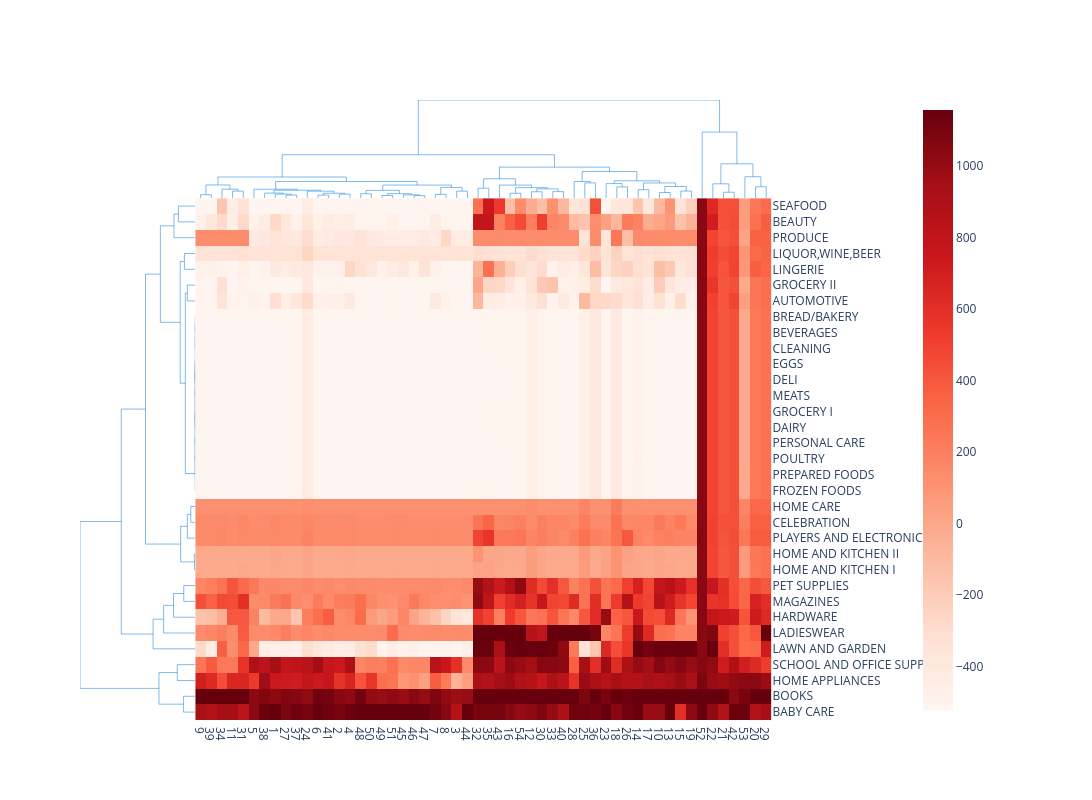

The notebook cell this image was saved under:
### Code cell
import dash_bio as dashbio

fig = dashbio.Clustergram(
    data=zero_sales_matrix.values,
    row_labels=list(zero_sales_matrix.index.astype(str)),
    column_labels=list(zero_sales_matrix.columns.astype(str)),
    color_map='Reds',
    height=800,
    width=1200,
    cluster='all'  # Clusters both rows and columns
)

fig.show()

### Figure 1 — Plotly figure (JSON) as saved in the notebook; plotly's stock layout.template omitted (floating-point values rounded to 4 significant figures; data arrays with more than 128 entries replaced by an {"elided": "..."} marker saying what was removed)
{"data": [{"hoverinfo": "y+name", "line": {"width": 0.5}, "marker": {"color": "rgb(0,116,217)"}, "mode": "lines", "name": "Col Cluster 0", "type": "scatter", "x": [209.0, 209.0, 491.2, 491.2], "xaxis": "x3", "y": [3396.0, 7678.0, 7678.0, 5166.0], "yaxis": "y3"}, {"hoverinfo": "y+name", "line": {"width": 0.5}, "marker": {"color": "rgb(0,116,217)"}, "mode": "lines", "name": "Col Cluster 1", "type": "scatter", "x": [5.0, 5.0, 15.0, 15.0], "xaxis": "x3", "y": [0.0, 269.5, 269.5, 0.0], "yaxis": "y3"}, {"hoverinfo": "y+name", "line": {"width": 0.5}, "marker": {"color": "rgb(0,116,217)"}, "mode": "lines", "name": "Col Cluster 2", "type": "scatter", "x": [10.0, 10.0, 32.5, 32.5], "xaxis": "x3", "y": [269.5, 1033.0, 1033.0, 704.5], "yaxis": "y3"}, {"hoverinfo": "y+name", "line": {"width": 0.5}, "marker": {"color": "rgb(0,116,217)"}, "mode": "lines", "name": "Col Cluster 3", "type": "scatter", "x": [21.25, 21.25, 141.6, 141.6], "xaxis": "x3", "y": [1033.0, 1656.0, 1656.0, 1305.0], "yaxis": "y3"}, {"hoverinfo": "y+name", "line": {"width": 0.5}, "marker": {"color": "rgb(0,116,217)"}, "mode": "lines", "name": "Col Cluster 4", "type": "scatter", "x": [25.0, 25.0, 40.0, 40.0], "xaxis": "x3", "y": [0.0, 704.5, 704.5, 553.9], "yaxis": "y3"}, {"hoverinfo": "y+name", "line": {"width": 0.5}, "marker": {"color": "rgb(0,116,217)"}, "mode": "lines", "name": "Col Cluster 5", "type": "scatter", "x": [35.0, 35.0, 45.0, 45.0], "xaxis": "x3", "y": [0.0, 553.9, 553.9, 0.0], "yaxis": "y3"}, {"hoverinfo": "y+name", "line": {"width": 0.5}, "marker": {"color": "rgb(0,116,217)"}, "mode": "lines", "name": "Col Cluster 6", "type": "scatter", "x": [55.0, 55.0, 95.62, 95.62], "xaxis": "x3", "y": [0.0, 701.8, 701.8, 618.6], "yaxis": "y3"}, {"hoverinfo": "y+name", "line": {"width": 0.5}, "marker": {"color": "rgb(0,116,217)"}, "mode": "lines", "name": "Col Cluster 7", "type": "scatter", "x": [65.0, 65.0, 82.5, 82.5], "xaxis": "x3", "y": [0.0, 396.2, 396.2, 312.7], "yaxis": "y3"}, {"hoverinfo": "y+name", "line": {"width": 0.5}, "marker": {"color": "rgb(0,116,217)"}, "mode": "lines", "name": "Col Cluster 8", "type": "scatter", "x": [73.75, 73.75, 117.5, 117.5], "xaxis": "x3", "y": [396.2, 618.6, 618.6, 548.0], "yaxis": "y3"}, {"hoverinfo": "y+name", "line": {"width": 0.5}, "marker": {"color": "rgb(0,116,217)"}, "mode": "lines", "name": "Col Cluster 9", "type": "scatter", "x": [75.0, 75.0, 90.0, 90.0], "xaxis": "x3", "y": [0.0, 312.7, 312.7, 241.4], "yaxis": "y3"}, {"hoverinfo": "y+name", "line": {"width": 0.5}, "marker": {"color": "rgb(0,116,217)"}, "mode": "lines", "name": "Col Cluster 10", "type": "scatter", "x": [75.31, 75.31, 207.8, 207.8], "xaxis": "x3", "y": [701.8, 1305.0, 1305.0, 1023.0], "yaxis": "y3"}, {"hoverinfo": "y+name", "line": {"width": 0.5}, "marker": {"color": "rgb(0,116,217)"}, "mode": "lines", "name": "Col Cluster 11", "type": "scatter", "x": [81.41, 81.41, 336.6, 336.6], "xaxis": "x3", "y": [1656.0, 3396.0, 3396.0, 2427.0], "yaxis": "y3"}, {"hoverinfo": "y+name", "line": {"width": 0.5}, "marker": {"color": "rgb(0,116,217)"}, "mode": "lines", "name": "Col Cluster 12", "type": "scatter", "x": [85.0, 85.0, 95.0, 95.0], "xaxis": "x3", "y": [0.0, 241.4, 241.4, 0.0], "yaxis": "y3"}, {"hoverinfo": "y+name", "line": {"width": 0.5}, "marker": {"color": "rgb(0,116,217)"}, "mode": "lines", "name": "Col Cluster 13", "type": "scatter", "x": [105.0, 105.0, 130.0, 130.0], "xaxis": "x3", "y": [0.0, 548.0, 548.0, 386.7], "yaxis": "y3"}, {"hoverinfo": "y+name", "line": {"width": 0.5}, "marker": {"color": "rgb(0,116,217)"}, "mode": "lines", "name": "Col Cluster 14", "type": "scatter", "x": [115.0, 115.0, 125.0, 125.0], "xaxis": "x3", "y": [0.0, 239.7, 239.7, 0.0], "yaxis": "y3"}, {"hoverinfo": "y+name", "line": {"width": 0.5}, "marker": {"color": "rgb(0,116,217)"}, "mode": "lines", "name": "Col Cluster 15", "type": "scatter", "x": [120.0, 120.0, 140.0, 140.0], "xaxis": "x3", "y": [239.7, 386.7, 386.7, 312.7], "yaxis": "y3"}, {"hoverinfo": "y+name", "line": {"width": 0.5}, "marker": {"color": "rgb(0,116,217)"}, "mode": "lines", "name": "Col Cluster 16", "type": "scatter", "x": [135.0, 135.0, 145.0, 145.0], "xaxis": "x3", "y": [0.0, 312.7, 312.7, 0.0], "yaxis": "y3"}, {"hoverinfo": "y+name", "line": {"width": 0.5}, "marker": {"color": "rgb(0,116,217)"}, "mode": "lines", "name": "Col Cluster 17", "type": "scatter", "x": [155.0, 155.0, 165.0, 165.0], "xaxis": "x3", "y": [0.0, 346.7, 346.7, 0.0], "yaxis": "y3"}, {"hoverinfo": "y+name", "line": {"width": 0.5}, "marker": {"color": "rgb(0,116,217)"}, "mode": "lines", "name": "Col Cluster 18", "type": "scatter", "x": [160.0, 160.0, 191.2, 191.2], "xaxis": "x3", "y": [346.7, 608.5, 608.5, 352.3], "yaxis": "y3"}, {"hoverinfo": "y+name", "line": {"width": 0.5}, "marker": {"color": "rgb(0,116,217)"}, "mode": "lines", "name": "Col Cluster 19", "type": "scatter", "x": [175.0, 175.0, 185.0, 185.0], "xaxis": "x3", "y": [0.0, 209.9, 209.9, 0.0], "yaxis": "y3"}, {"hoverinfo": "y+name", "line": {"width": 0.5}, "marker": {"color": "rgb(0,116,217)"}, "mode": "lines", "name": "Col Cluster 20", "type": "scatter", "x": [175.6, 175.6, 240.0, 240.0], "xaxis": "x3", "y": [608.5, 1023.0, 1023.0, 838.7], "yaxis": "y3"}, {"hoverinfo": "y+name", "line": {"width": 0.5}, "marker": {"color": "rgb(0,116,217)"}, "mode": "lines", "name": "Col Cluster 21", "type": "scatter", "x": [180.0, 180.0, 202.5, 202.5], "xaxis": "x3", "y": [209.9, 352.3, 352.3, 259.8], "yaxis": "y3"}, {"hoverinfo": "y+name", "line": {"width": 0.5}, "marker": {"color": "rgb(0,116,217)"}, "mode": "lines", "name": "Col Cluster 22", "type": "scatter", "x": [195.0, 195.0, 210.0, 210.0], "xaxis": "x3", "y": [0.0, 259.8, 259.8, 198.9], "yaxis": "y3"}, {"hoverinfo": "y+name", "line": {"width": 0.5}, "marker": {"color": "rgb(0,116,217)"}, "mode": "lines", "name": "Col Cluster 23", "type": "scatter", "x": [205.0, 205.0, 215.0, 215.0], "xaxis": "x3", "y": [0.0, 198.9, 198.9, 0.0], "yaxis": "y3"}, {"hoverinfo": "y+name", "line": {"width": 0.5}, "marker": {"color": "rgb(0,116,217)"}, "mode": "lines", "name": "Col Cluster 24", "type": "scatter", "x": [225.0, 225.0, 235.0, 235.0], "xaxis": "x3", "y": [0.0, 292.4, 292.4, 0.0], "yaxis": "y3"}, {"hoverinfo": "y+name", "line": {"width": 0.5}, "marker": {"color": "rgb(0,116,217)"}, "mode": "lines", "name": "Col Cluster 25", "type": "scatter", "x": [230.0, 230.0, 250.0, 250.0], "xaxis": "x3", "y": [292.4, 838.7, 838.7, 546.8], "yaxis": "y3"}, {"hoverinfo": "y+name", "line": {"width": 0.5}, "marker": {"color": "rgb(0,116,217)"}, "mode": "lines", "name": "Col Cluster 26", "type": "scatter", "x": [245.0, 245.0, 255.0, 255.0], "xaxis": "x3", "y": [0.0, 546.8, 546.8, 0.0], "yaxis": "y3"}, {"hoverinfo": "y+name", "line": {"width": 0.5}, "marker": {"color": "rgb(0,116,217)"}, "mode": "lines", "name": "Col Cluster 27", "type": "scatter", "x": [265.0, 265.0, 275.0, 275.0], "xaxis": "x3", "y": [0.0, 779.5, 779.5, 0.0], "yaxis": "y3"}, {"hoverinfo": "y+name", "line": {"width": 0.5}, "marker": {"color": "rgb(0,116,217)"}, "mode": "lines", "name": "Col Cluster 28", "type": "scatter", "x": [270.0, 270.0, 300.0, 300.0], "xaxis": "x3", "y": [779.5, 1514.0, 1514.0, 1022.0], "yaxis": "y3"}, {"hoverinfo": "y+name", "line": {"width": 0.5}, "marker": {"color": "rgb(0,116,217)"}, "mode": "lines", "name": "Col Cluster 29", "type": "scatter", "x": [285.0, 285.0, 388.1, 388.1], "xaxis": "x3", "y": [1514.0, 2427.0, 2427.0, 2081.0], "yaxis": "y3"}, {"hoverinfo": "y+name", "line": {"width": 0.5}, "marker": {"color": "rgb(0,116,217)"}, "mode": "lines", "name": "Col Cluster 30", "type": "scatter", "x": [285.0, 285.0, 315.0, 315.0], "xaxis": "x3", "y": [0.0, 1022.0, 1022.0, 820.6], "yaxis": "y3"}, {"hoverinfo": "y+name", "line": {"width": 0.5}, "marker": {"color": "rgb(0,116,217)"}, "mode": "lines", "name": "Col Cluster 31", "type": "scatter", "x": [295.0, 295.0, 305.0, 305.0], "xaxis": "x3", "y": [0.0, 383.2, 383.2, 0.0], "yaxis": "y3"}, {"hoverinfo": "y+name", "line": {"width": 0.5}, "marker": {"color": "rgb(0,116,217)"}, "mode": "lines", "name": "Col Cluster 32", "type": "scatter", "x": [300.0, 300.0, 330.0, 330.0], "xaxis": "x3", "y": [383.2, 820.6, 820.6, 727.9], "yaxis": "y3"}, {"hoverinfo": "y+name", "line": {"width": 0.5}, "marker": {"color": "rgb(0,116,217)"}, "mode": "lines", "name": "Col Cluster 33", "type": "scatter", "x": [315.0, 315.0, 325.0, 325.0], "xaxis": "x3", "y": [0.0, 502.1, 502.1, 0.0], "yaxis": "y3"}, {"hoverinfo": "y+name", "line": {"width": 0.5}, "marker": {"color": "rgb(0,116,217)"}, "mode": "lines", "name": "Col Cluster 34", "type": "scatter", "x": [320.0, 320.0, 340.0, 340.0], "xaxis": "x3", "y": [502.1, 727.9, 727.9, 512.4], "yaxis": "y3"}, {"hoverinfo": "y+name", "line": {"width": 0.5}, "marker": {"color": "rgb(0,116,217)"}, "mode": "lines", "name": "Col Cluster 35", "type": "scatter", "x": [335.0, 335.0, 345.0, 345.0], "xaxis": "x3", "y": [0.0, 512.4, 512.4, 0.0], "yaxis": "y3"}, {"hoverinfo": "y+name", "line": {"width": 0.5}, "marker": {"color": "rgb(0,116,217)"}, "mode": "lines", "name": "Col Cluster 36", "type": "scatter", "x": [355.0, 355.0, 370.0, 370.0], "xaxis": "x3", "y": [0.0, 1305.0, 1305.0, 1197.0], "yaxis": "y3"}, {"hoverinfo": "y+name", "line": {"width": 0.5}, "marker": {"color": "rgb(0,116,217)"}, "mode": "lines", "name": "Col Cluster 37", "type": "scatter", "x": [362.5, 362.5, 413.8, 413.8], "xaxis": "x3", "y": [1305.0, 2081.0, 2081.0, 1358.0], "yaxis": "y3"}, {"hoverinfo": "y+name", "line": {"width": 0.5}, "marker": {"color": "rgb(0,116,217)"}, "mode": "lines", "name": "Col Cluster 38", "type": "scatter", "x": [365.0, 365.0, 375.0, 375.0], "xaxis": "x3", "y": [0.0, 1197.0, 1197.0, 0.0], "yaxis": "y3"}, {"hoverinfo": "y+name", "line": {"width": 0.5}, "marker": {"color": "rgb(0,116,217)"}, "mode": "lines", "name": "Col Cluster 39", "type": "scatter", "x": [385.0, 385.0, 400.0, 400.0], "xaxis": "x3", "y": [0.0, 1142.0, 1142.0, 884.0], "yaxis": "y3"}, {"hoverinfo": "y+name", "line": {"width": 0.5}, "marker": {"color": "rgb(0,116,217)"}, "mode": "lines", "name": "Col Cluster 40", "type": "scatter", "x": [392.5, 392.5, 435.0, 435.0], "xaxis": "x3", "y": [1142.0, 1358.0, 1358.0, 1191.0], "yaxis": "y3"}, {"hoverinfo": "y+name", "line": {"width": 0.5}, "marker": {"color": "rgb(0,116,217)"}, "mode": "lines", "name": "Col Cluster 41", "type": "scatter", "x": [395.0, 395.0, 405.0, 405.0], "xaxis": "x3", "y": [0.0, 884.0, 884.0, 0.0], "yaxis": "y3"}, {"hoverinfo": "y+name", "line": {"width": 0.5}, "marker": {"color": "rgb(0,116,217)"}, "mode": "lines", "name": "Col Cluster 42", "type": "scatter", "x": [415.0, 415.0, 425.0, 425.0], "xaxis": "x3", "y": [0.0, 664.0, 664.0, 0.0], "yaxis": "y3"}, {"hoverinfo": "y+name", "line": {"width": 0.5}, "marker": {"color": "rgb(0,116,217)"}, "mode": "lines", "name": "Col Cluster 43", "type": "scatter", "x": [420.0, 420.0, 450.0, 450.0], "xaxis": "x3", "y": [664.0, 1191.0, 1191.0, 913.5], "yaxis": "y3"}, {"hoverinfo": "y+name", "line": {"width": 0.5}, "marker": {"color": "rgb(0,116,217)"}, "mode": "lines", "name": "Col Cluster 44", "type": "scatter", "x": [435.0, 435.0, 445.0, 445.0], "xaxis": "x3", "y": [0.0, 443.2, 443.2, 0.0], "yaxis": "y3"}, {"hoverinfo": "y+name", "line": {"width": 0.5}, "marker": {"color": "rgb(0,116,217)"}, "mode": "lines", "name": "Col Cluster 45", "type": "scatter", "x": [440.0, 440.0, 460.0, 460.0], "xaxis": "x3", "y": [443.2, 913.5, 913.5, 556.1], "yaxis": "y3"}, {"hoverinfo": "y+name", "line": {"width": 0.5}, "marker": {"color": "rgb(0,116,217)"}, "mode": "lines", "name": "Col Cluster 46", "type": "scatter", "x": [455.0, 455.0, 465.0, 465.0], "xaxis": "x3", "y": [0.0, 556.1, 556.1, 0.0], "yaxis": "y3"}, {"hoverinfo": "y+name", "line": {"width": 0.5}, "marker": {"color": "rgb(0,116,217)"}, "mode": "lines", "name": "Col Cluster 47", "type": "scatter", "x": [475.0, 475.0, 507.5, 507.5], "xaxis": "x3", "y": [0.0, 5166.0, 5166.0, 2685.0], "yaxis": "y3"}, {"hoverinfo": "y+name", "line": {"width": 0.5}, "marker": {"color": "rgb(0,116,217)"}, "mode": "lines", "name": "Col Cluster 48", "type": "scatter", "x": [485.0, 485.0, 500.0, 500.0], "xaxis": "x3", "y": [0.0, 1123.0, 1123.0, 463.6], "yaxis": "y3"}, {"hoverinfo": "y+name", "line": {"width": 0.5}, "marker": {"color": "rgb(0,116,217)"}, "mode": "lines", "name": "Col Cluster 49", "type": "scatter", "x": [492.5, 492.5, 522.5, 522.5], "xaxis": "x3", "y": [1123.0, 2685.0, 2685.0, 1679.0], "yaxis": "y3"}, {"hoverinfo": "y+name", "line": {"width": 0.5}, "marker": {"color": "rgb(0,116,217)"}, "mode": "lines", "name": "Col Cluster 50", "type": "scatter", "x": [495.0, 495.0, 505.0, 505.0], "xaxis": "x3", "y": [0.0, 463.6, 463.6, 0.0], "yaxis": "y3"}, {"hoverinfo": "y+name", "line": {"width": 0.5}, "marker": {"color": "rgb(0,116,217)"}, "mode": "lines", "name": "Col Cluster 51", "type": "scatter", "x": [515.0, 515.0, 530.0, 530.0], "xaxis": "x3", "y": [0.0, 1679.0, 1679.0, 892.9], "yaxis": "y3"}, {"hoverinfo": "y+name", "line": {"width": 0.5}, "marker": {"color": "rgb(0,116,217)"}, "mode": "lines", "name": "Col Cluster 52", "type": "scatter", "x": [525.0, 525.0, 535.0, 535.0], "xaxis": "x3", "y": [0.0, 892.9, 892.9, 0.0], "yaxis": "y3"}, {"hoverinfo": "x+name", "line": {"width": 0.5}, "marker": {"color": "rgb(0,116,217)"}, "mode": "lines", "name": "Row Cluster 0", "type": "scatter", "x": [-0.0, -1157.0, -1157.0, -0.0], "xaxis": "x9", "y": [5.0, 5.0, 15.0, 15.0], "yaxis": "y9"}, {"hoverinfo": "x+name", "line": {"width": 0.5}, "marker": {"color": "rgb(0,116,217)"}, "mode": "lines", "name": "Row Cluster 1", "type": "scatter", "x": [-0.0, -1642.0, -1642.0, -0.0], "xaxis": "x9", "y": [315.0, 315.0, 325.0, 325.0], "yaxis": "y9"}, {"hoverinfo": "x+name", "line": {"width": 0.5}, "marker": {"color": "rgb(0,116,217)"}, "mode": "lines", "name": "Row Cluster 2", "type": "scatter", "x": [-0.0, -2079.0, -2079.0, -1642.0], "xaxis": "x9", "y": [305.0, 305.0, 320.0, 320.0], "yaxis": "y9"}, {"hoverinfo": "x+name", "line": {"width": 0.5}, "marker": {"color": "rgb(0,116,217)"}, "mode": "lines", "name": "Row Cluster 3", "type": "scatter", "x": [-0.0, -1058.0, -1058.0, -0.0], "xaxis": "x9", "y": [285.0, 285.0, 295.0, 295.0], "yaxis": "y9"}, {"hoverinfo": "x+name", "line": {"width": 0.5}, "marker": {"color": "rgb(0,116,217)"}, "mode": "lines", "name": "Row Cluster 4", "type": "scatter", "x": [-0.0, -781.0, -781.0, -0.0], "xaxis": "x9", "y": [265.0, 265.0, 275.0, 275.0], "yaxis": "y9"}, {"hoverinfo": "x+name", "line": {"width": 0.5}, "marker": {"color": "rgb(0,116,217)"}, "mode": "lines", "name": "Row Cluster 5", "type": "scatter", "x": [-1467.0, -3408.0, -3408.0, -2079.0], "xaxis": "x9", "y": [251.5, 251.5, 312.5, 312.5], "yaxis": "y9"}, {"hoverinfo": "x+name", "line": {"width": 0.5}, "marker": {"color": "rgb(0,116,217)"}, "mode": "lines", "name": "Row Cluster 6", "type": "scatter", "x": [-0.0, -1.0, -1.0, -0.0], "xaxis": "x9", "y": [245.0, 245.0, 255.0, 255.0], "yaxis": "y9"}, {"hoverinfo": "x+name", "line": {"width": 0.5}, "marker": {"color": "rgb(0,116,217)"}, "mode": "lines", "name": "Row Cluster 7", "type": "scatter", "x": [-0.0, -1.414, -1.414, -1.0], "xaxis": "x9", "y": [235.0, 235.0, 250.0, 250.0], "yaxis": "y9"}, {"hoverinfo": "x+name", "line": {"width": 0.5}, "marker": {"color": "rgb(0,116,217)"}, "mode": "lines", "name": "Row Cluster 8", "type": "scatter", "x": [-0.0, -0.0, -0.0, -0.0], "xaxis": "x9", "y": [215.0, 215.0, 225.0, 225.0], "yaxis": "y9"}, {"hoverinfo": "x+name", "line": {"width": 0.5}, "marker": {"color": "rgb(0,116,217)"}, "mode": "lines", "name": "Row Cluster 9", "type": "scatter", "x": [-971.0, -1467.0, -1467.0, -1058.0], "xaxis": "x9", "y": [212.9, 212.9, 290.0, 290.0], "yaxis": "y9"}, {"hoverinfo": "x+name", "line": {"width": 0.5}, "marker": {"color": "rgb(0,116,217)"}, "mode": "lines", "name": "Row Cluster 10", "type": "scatter", "x": [-0.0, -1.414, -1.414, -1.414], "xaxis": "x9", "y": [212.5, 212.5, 242.5, 242.5], "yaxis": "y9"}, {"hoverinfo": "x+name", "line": {"width": 0.5}, "marker": {"color": "rgb(0,116,217)"}, "mode": "lines", "name": "Row Cluster 11", "type": "scatter", "x": [-0.0, -0.0, -0.0, -0.0], "xaxis": "x9", "y": [205.0, 205.0, 220.0, 220.0], "yaxis": "y9"}, {"hoverinfo": "x+name", "line": {"width": 0.5}, "marker": {"color": "rgb(0,116,217)"}, "mode": "lines", "name": "Row Cluster 12", "type": "scatter", "x": [-1.0, -1.732, -1.732, -1.414], "xaxis": "x9", "y": [190.0, 190.0, 227.5, 227.5], "yaxis": "y9"}, {"hoverinfo": "x+name", "line": {"width": 0.5}, "marker": {"color": "rgb(0,116,217)"}, "mode": "lines", "name": "Row Cluster 13", "type": "scatter", "x": [-0.0, -1.0, -1.0, -0.0], "xaxis": "x9", "y": [185.0, 185.0, 195.0, 195.0], "yaxis": "y9"}, {"hoverinfo": "x+name", "line": {"width": 0.5}, "marker": {"color": "rgb(0,116,217)"}, "mode": "lines", "name": "Row Cluster 14", "type": "scatter", "x": [-0.0, -2.236, -2.236, -1.732], "xaxis": "x9", "y": [175.0, 175.0, 208.8, 208.8], "yaxis": "y9"}, {"hoverinfo": "x+name", "line": {"width": 0.5}, "marker": {"color": "rgb(0,116,217)"}, "mode": "lines", "name": "Row Cluster 15", "type": "scatter", "x": [-0.0, -4.899, -4.899, -2.236], "xaxis": "x9", "y": [165.0, 165.0, 191.9, 191.9], "yaxis": "y9"}, {"hoverinfo": "x+name", "line": {"width": 0.5}, "marker": {"color": "rgb(0,116,217)"}, "mode": "lines", "name": "Row Cluster 16", "type": "scatter", "x": [-13.64, -971.0, -971.0, -781.0], "xaxis": "x9", "y": [155.9, 155.9, 270.0, 270.0], "yaxis": "y9"}, {"hoverinfo": "x+name", "line": {"width": 0.5}, "marker": {"color": "rgb(0,116,217)"}, "mode": "lines", "name": "Row Cluster 17", "type": "scatter", "x": [-0.0, -9.644, -9.644, -4.899], "xaxis": "x9", "y": [155.0, 155.0, 178.4, 178.4], "yaxis": "y9"}, {"hoverinfo": "x+name", "line": {"width": 0.5}, "marker": {"color": "rgb(0,116,217)"}, "mode": "lines", "name": "Row Cluster 18", "type": "scatter", "x": [-0.0, -13.64, -13.64, -9.644], "xaxis": "x9", "y": [145.0, 145.0, 166.7, 166.7], "yaxis": "y9"}, {"hoverinfo": "x+name", "line": {"width": 0.5}, "marker": {"color": "rgb(0,116,217)"}, "mode": "lines", "name": "Row Cluster 19", "type": "scatter", "x": [-0.0, -434.8, -434.8, -0.0], "xaxis": "x9", "y": [125.0, 125.0, 135.0, 135.0], "yaxis": "y9"}, {"hoverinfo": "x+name", "line": {"width": 0.5}, "marker": {"color": "rgb(0,116,217)"}, "mode": "lines", "name": "Row Cluster 20", "type": "scatter", "x": [-0.0, -774.7, -774.7, -434.8], "xaxis": "x9", "y": [115.0, 115.0, 130.0, 130.0], "yaxis": "y9"}, {"hoverinfo": "x+name", "line": {"width": 0.5}, "marker": {"color": "rgb(0,116,217)"}, "mode": "lines", "name": "Row Cluster 21", "type": "scatter", "x": [-1424.0, -4856.0, -4856.0, -3408.0], "xaxis": "x9", "y": [111.2, 111.2, 282.0, 282.0], "yaxis": "y9"}, {"hoverinfo": "x+name", "line": {"width": 0.5}, "marker": {"color": "rgb(0,116,217)"}, "mode": "lines", "name": "Row Cluster 22", "type": "scatter", "x": [-83.74, -1424.0, -1424.0, -774.7], "xaxis": "x9", "y": [100.0, 100.0, 122.5, 122.5], "yaxis": "y9"}, {"hoverinfo": "x+name", "line": {"width": 0.5}, "marker": {"color": "rgb(0,116,217)"}, "mode": "lines", "name": "Row Cluster 23", "type": "scatter", "x": [-0.0, -83.74, -83.74, -0.0], "xaxis": "x9", "y": [95.0, 95.0, 105.0, 105.0], "yaxis": "y9"}, {"hoverinfo": "x+name", "line": {"width": 0.5}, "marker": {"color": "rgb(0,116,217)"}, "mode": "lines", "name": "Row Cluster 24", "type": "scatter", "x": [-0.0, -1124.0, -1124.0, -0.0], "xaxis": "x9", "y": [75.0, 75.0, 85.0, 85.0], "yaxis": "y9"}, {"hoverinfo": "x+name", "line": {"width": 0.5}, "marker": {"color": "rgb(0,116,217)"}, "mode": "lines", "name": "Row Cluster 25", "type": "scatter", "x": [-0.0, -2128.0, -2128.0, -1124.0], "xaxis": "x9", "y": [65.0, 65.0, 80.0, 80.0], "yaxis": "y9"}, {"hoverinfo": "x+name", "line": {"width": 0.5}, "marker": {"color": "rgb(0,116,217)"}, "mode": "lines", "name": "Row Cluster 26", "type": "scatter", "x": [-0.0, -3087.0, -3087.0, -2128.0], "xaxis": "x9", "y": [55.0, 55.0, 72.5, 72.5], "yaxis": "y9"}, {"hoverinfo": "x+name", "line": {"width": 0.5}, "marker": {"color": "rgb(0,116,217)"}, "mode": "lines", "name": "Row Cluster 27", "type": "scatter", "x": [-4119.0, -7227.0, -7227.0, -4856.0], "xaxis": "x9", "y": [54.38, 54.38, 196.6, 196.6], "yaxis": "y9"}, {"hoverinfo": "x+name", "line": {"width": 0.5}, "marker": {"color": "rgb(0,116,217)"}, "mode": "lines", "name": "Row Cluster 28", "type": "scatter", "x": [-0.0, -4119.0, -4119.0, -3087.0], "xaxis": "x9", "y": [45.0, 45.0, 63.75, 63.75], "yaxis": "y9"}, {"hoverinfo": "x+name", "line": {"width": 0.5}, "marker": {"color": "rgb(0,116,217)"}, "mode": "lines", "name": "Row Cluster 29", "type": "scatter", "x": [-0.0, -1759.0, -1759.0, -0.0], "xaxis": "x9", "y": [25.0, 25.0, 35.0, 35.0], "yaxis": "y9"}, {"hoverinfo": "x+name", "line": {"width": 0.5}, "marker": {"color": "rgb(0,116,217)"}, "mode": "lines", "name": "Row Cluster 30", "type": "scatter", "x": [-3547.0, -11250.0, -11250.0, -7227.0], "xaxis": "x9", "y": [20.0, 20.0, 125.5, 125.5], "yaxis": "y9"}, {"hoverinfo": "x+name", "line": {"width": 0.5}, "marker": {"color": "rgb(0,116,217)"}, "mode": "lines", "name": "Row Cluster 31", "type": "scatter", "x": [-1157.0, -3547.0, -3547.0, -1759.0], "xaxis": "x9", "y": [10.0, 10.0, 30.0, 30.0], "yaxis": "y9"}, {"colorbar": {"xpad": 100}, "colorscale": [[0, "rgb(255,245,240)"], [0.125, "rgb(254,224,210)"], [0.25, "rgb(252,187,161)"], [0.375, "rgb(252,146,114)"], [0.5, "rgb(251,106,74)"], [0.625, "rgb(239,59,44)"], [0.75, "rgb(203,24,29)"], [0.875, "rgb(165,15,21)"], [1, "rgb(103,0,13)"]], "type": "heatmap", "x": [5, 15, 25, 35, 45, 55, 65, 75, 85, 95, 105, 115, 125, 135, 145, 155, 165, 175, 185, 195, 205, 215, 225, 235, 245, 255, 265, 275, 285, 295, 305, 315, 325, 335, 345, 355, 365, 375, 385, 395, 405, 415, 425, 435, 445, 455, 465, 475, 485, 495, 505, 515, 525, 535], "xaxis": "x11", "y": [5, 15, 25, 35, 45, 55, 65, 75, 85, 95, 105, 115, 125, 135, 145, 155, 165, 175, 185, 195, 205, 215, 225, 235, 245, 255, 265, 275, 285, 295, 305, 315, 325], "yaxis": "y11", "z": {"elided": "33x54 float values"}}], "layout": {"height": 800, "hovermode": "closest", "legend": {"x": 0.7, "y": 0.7}, "paper_bgcolor": "rgba(0,0,0,0)", "plot_bgcolor": "rgba(0,0,0,0)", "showlegend": false, "width": 1200, "xaxis": {"anchor": "y", "domain": [0, 0.95], "fixedrange": false, "mirror": false, "showgrid": false, "showline": false, "showticklabels": false, "type": "linear", "zeroline": false}, "xaxis10": {"anchor": "y10", "domain": [0.1583, 0.1583], "fixedrange": false, "mirror": false, "showgrid": false, "showline": false, "showticklabels": false, "type": "linear", "zeroline": false}, "xaxis11": {"anchor": "y11", "domain": [0.1583, 0.95], "fixedrange": false, "mirror": false, "range": [0, 540], "showgrid": false, "showline": false, "showticklabels": true, "side": "bottom", "tickmode": "array", "ticktext": ["9", "39", "34", "11", "31", "5", "38", "1", "27", "37", "24", "6", "41", "2", "4", "48", "50", "49", "51", "45", "46", "47", "7", "8", "3", "44", "32", "35", "43", "16", "54", "12", "30", "33", "40", "28", "25", "36", "23", "18", "26", "14", "17", "10", "13", "15", "19", "52", "22", "21", "42", "53", "20", "29"], "tickvals": [5, 15, 25, 35, 45, 55, 65, 75, 85, 95, 105, 115, 125, 135, 145, 155, 165, 175, 185, 195, 205, 215, 225, 235, 245, 255, 265, 275, 285, 295, 305, 315, 325, 335, 345, 355, 365, 375, 385, 395, 405, 415, 425, 435, 445, 455, 465, 475, 485, 495, 505, 515, 525, 535], "type": "linear", "zeroline": false}, "xaxis12": {"anchor": "y12", "domain": [0.95, 1], "fixedrange": false, "mirror": false, "range": [-5, 1], "showgrid": false, "showline": false, "showticklabels": false, "type": "linear", "zeroline": false}, "xaxis13": {"anchor": "y13", "domain": [0, 0.2]}, "xaxis14": {"anchor": "y14", "domain": [0.2, 0.4]}, "xaxis15": {"anchor": "y15", "domain": [0.1583, 0.95], "fixedrange": false, "mirror": false, "range": [5, 535], "scaleanchor": "x11", "scaleratio": 1, "showgrid": false, "showline": false, "showticklabels": false, "type": "linear", "zeroline": false}, "xaxis16": {"anchor": "y16", "domain": [0.8, 1]}, "xaxis2": {"anchor": "y2", "domain": [0.2, 0.4]}, "xaxis3": {"anchor": "y9", "domain": [0.1583, 0.95], "fixedrange": false, "mirror": false, "scaleanchor": "x11", "showgrid": false, "showline": false, "showticklabels": false, "type": "linear", "zeroline": false}, "xaxis4": {"anchor": "y4", "domain": [0.8, 1]}, "xaxis5": {"anchor": "y5", "domain": [0, 0.95], "fixedrange": false, "mirror": false, "showgrid": false, "showline": false, "showticklabels": false, "type": "linear", "zeroline": false}, "xaxis6": {"anchor": "y6", "domain": [0.2, 0.4], "fixedrange": false, "mirror": false, "showgrid": false, "showline": false, "showticklabels": false, "type": "linear", "zeroline": false}, "xaxis7": {"anchor": "y9", "domain": [0.1583, 0.95], "fixedrange": false, "mirror": false, "showgrid": false, "showline": false, "showticklabels": false, "type": "linear", "zeroline": false}, "xaxis8": {"anchor": "y8", "domain": [0.8, 1]}, "xaxis9": {"anchor": "y9", "domain": [0, 0.1583], "fixedrange": false, "mirror": false, "showgrid": false, "showline": false, "showticklabels": false, "type": "linear", "zeroline": false}, "yaxis": {"anchor": "x", "domain": [0.8417, 1], "fixedrange": false, "mirror": false, "showgrid": false, "showline": false, "showticklabels": false, "type": "linear", "zeroline": false}, "yaxis10": {"anchor": "x10", "domain": [0, 0.8417], "fixedrange": false, "mirror": false, "showgrid": false, "showline": false, "showticklabels": false, "type": "linear", "zeroline": false}, "yaxis11": {"anchor": "x11", "domain": [0, 0.8417], "fixedrange": false, "mirror": false, "showgrid": false, "showline": false, "showticklabels": true, "side": "right", "tickmode": "array", "ticktext": ["BABY CARE", "BOOKS", "HOME APPLIANCES", "SCHOOL AND OFFICE SUPPLIES", "LAWN AND GARDEN", "LADIESWEAR", "HARDWARE", "MAGAZINES", "PET SUPPLIES", "HOME AND KITCHEN I", "HOME AND KITCHEN II", "PLAYERS AND ELECTRONICS", "CELEBRATION", "HOME CARE", "FROZEN FOODS", "PREPARED FOODS", "POULTRY", "PERSONAL CARE", "DAIRY", "GROCERY I", "MEATS", "DELI", "EGGS", "CLEANING", "BEVERAGES", "BREAD/BAKERY", "AUTOMOTIVE", "GROCERY II", "LINGERIE", "LIQUOR,WINE,BEER", "PRODUCE", "BEAUTY", "SEAFOOD"], "tickvals": [5, 15, 25, 35, 45, 55, 65, 75, 85, 95, 105, 115, 125, 135, 145, 155, 165, 175, 185, 195, 205, 215, 225, 235, 245, 255, 265, 275, 285, 295, 305, 315, 325], "type": "linear", "zeroline": false}, "yaxis12": {"anchor": "x12", "domain": [0, 0.7917], "fixedrange": false, "mirror": false, "range": [5, 325], "scaleanchor": "y11", "scaleratio": 1, "showgrid": false, "showline": false, "showticklabels": false, "type": "linear", "zeroline": false}, "yaxis13": {"anchor": "x13", "domain": [0, 0.2]}, "yaxis14": {"anchor": "x14", "domain": [0, 0.2]}, "yaxis15": {"anchor": "x15", "domain": [0.7917, 0.8417], "fixedrange": false, "mirror": false, "range": [-0.5, 0.5], "showgrid": false, "showline": false, "showticklabels": false, "type": "linear", "zeroline": false}, "yaxis16": {"anchor": "x16", "domain": [0, 0.2]}, "yaxis2": {"anchor": "x2", "domain": [0.8, 1]}, "yaxis3": {"anchor": "x3", "domain": [0.8417, 1], "fixedrange": false, "mirror": false, "range": [0, 7678.0], "showgrid": false, "showline": false, "showticklabels": false, "type": "linear", "zeroline": false}, "yaxis4": {"anchor": "x4", "domain": [0.8, 1]}, "yaxis5": {"anchor": "x5", "domain": [0.8417, 0.8417], "fixedrange": false, "mirror": false, "showgrid": false, "showline": false, "showticklabels": false, "type": "linear", "zeroline": false}, "yaxis6": {"anchor": "x6", "domain": [0.8417, 0.8417], "fixedrange": false, "mirror": false, "showgrid": false, "showline": false, "showticklabels": false, "type": "linear", "zeroline": false}, "yaxis7": {"anchor": "x7", "domain": [0.8417, 0.8417], "fixedrange": false, "mirror": false, "showgrid": false, "showline": false, "showticklabels": false, "type": "linear", "zeroline": false}, "yaxis8": {"anchor": "x8", "domain": [0.6, 0.8]}, "yaxis9": {"anchor": "x9", "domain": [0, 0.8417], "fixedrange": false, "mirror": false, "range": [5, 325], "scaleanchor": "y11", "showgrid": false, "showline": false, "showticklabels": false, "type": "linear", "zeroline": false}}}
